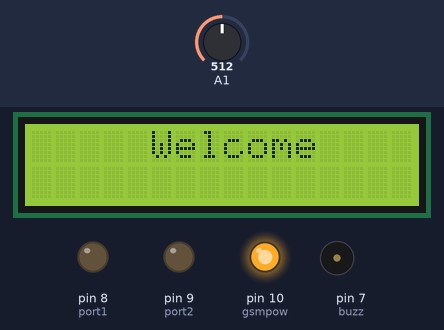
Recording of a sketch running on a simulated Arduino Uno, built with avr-gcc and run on an emulated ATmega328P. Parts: 16×2 character LCD, output pins drawn as LEDs (lit = HIGH), buzzer (waves = sounding, pin HIGH). The inputs (shaded band) are chosen by the test bench; at power-on: A1 = 512. The modem accepts every AT command (registered, SIM ready, sends succeed) and sends nothing else; what the sketch prints to the serial monitor is not drawn.

Above: at 1.6 s.
At 2.6 s:
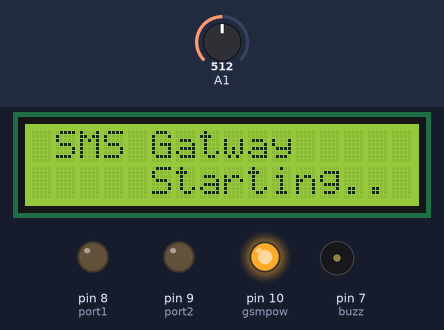
At 7.6 s:
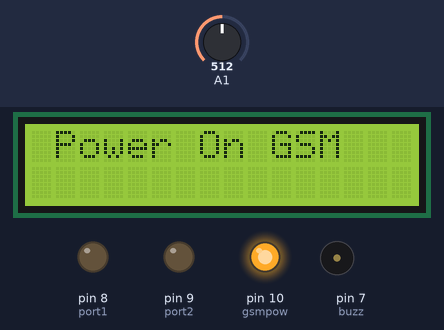
At 10.8 s:
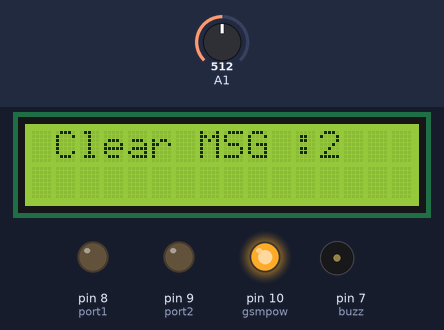
Timing chart, 0 to 12.3 s (numbered marks = the images above):
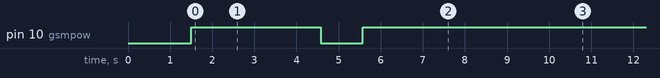

Measured:
- what the display in image 0 shows lasts 1.0 s, from 1.6 s to 2.6 s

The sketch:

v3.ino
```cpp
#include <SoftwareSerial.h>
#include <LiquidCrystal.h>
#define Vref 4.95

SoftwareSerial sms(2,3); // RX | TX
const int port1=8;
const int port2=9;
const int gsmpow=10;
const int aCpow=5;
const int buzz=7;
int sensorValue = 0;
int sensorPHValue;
int m;
long sensorSum;
int i =0;
String msg="";
String cmd="";
LiquidCrystal lcd(4,13,A2,A3,A4,A5);
void setup()
{
   for(int i=0; i<300; i++)
      {
           digitalWrite(buzz, HIGH);
           delay(5);
           digitalWrite(buzz, LOW);
      }
     pinMode(aCpow, INPUT_PULLUP);
     Serial.begin(2400);
     sms.begin(2400);

     pinMode(port1, OUTPUT);
     pinMode(port2, OUTPUT);
     pinMode(buzz,OUTPUT);
     pinMode(gsmpow, OUTPUT);
     digitalWrite(gsmpow, HIGH);
     lcd.begin(16, 2);
     lcd.setCursor(5, 0);
     lcd.print("Welcome");
     delay(1000);
     lcd.clear();
     lcd.setCursor(1, 0);
     lcd.print("SMS Gatway");
     lcd.setCursor(5, 1);
     lcd.print("Starting..");
     delay(1000);
     lcd.clear();
     sensorPHValue = analogRead(A1);
     Serial.println(7-1000*(sensorPHValue-372)*Vref/59.16/1023);

     if(sensorValue<350)
     {
        gsmPower();
        lcd.clear();
        lcd.setCursor(1, 0);
        lcd.print("Power On GSM ");
     }
     else
     {
       Serial.println(sensorValue);
     }

     delay(1000);
     sms.print("at+ifc=1\r");
     while(sms.available())
    {
        Serial.write(sms.read());
    }


    for(int i=0;i<3;i++)
     {
        lcd.clear();
       lcd.setCursor(1, 0);
       lcd.print("Clear MSG :");
       lcd.print(i);
      delsms();
    }


}

void loop()
{
 sensorPHValue = analogRead(A1);
     Serial.println(7-1000*(sensorPHValue-372)*Vref/59.16/1023);

     delay(2000);
//    lcd.clear();
//     lcd.setCursor(1, 0);
//     lcd.print("GSM  RO  PLANT");
//       lcd.setCursor(5, 1);
//     lcd.print("START");
//  sensorValue = analogRead(A0);
//     if(sensorValue<350)
//     {
//        gsmPower();
//        lcd.clear();
//        lcd.setCursor(1, 0);
//        lcd.print("Power On GSM ");
//     }
//    readSms();
  // if( digitalRead(aCpow))
   //{
    // Serial.println( "Ac Power ON ");
    // lcd.clear();
    // lcd.setCursor(1, 0);
    // lcd.print("Ac Power OK");
   //}
  // else
  // {
    // Serial.println( "Ac Power OFF");


         // lcd.clear();
         // lcd.setCursor(1, 0);
         // lcd.print("Ac Power OFF");
  // }

//
//   delay(300);
//     while(Serial.available())
//    {
//        sms.write(Serial.read());
//    }
}
void sendSmsOn()
{
  delay(1000);
  sms.print("AT+CMGF=1\r");
  while(sms.available())
    {
        Serial.write(sms.read());
    }
  delay(500);
  sms.println("AT + CMGS =\"+94769840923\"");
   while(sms.available())
    {
        Serial.write(sms.read());
    }
  delay(500);
  sms.println(",on,");
  lcd.clear();
  lcd.setCursor(1, 0);
  lcd.print("Send Reply ON");
   if (sms.available())
    {
        Serial.write(sms.read());
    }
  delay(500);
  sms.write(0x1A);
  if (sms.available())
    {
        Serial.write(sms.read());
    }
  delay(500);
  Serial.write("send");
}
void sendSmsOff()
{
  delay(1000);
  sms.print("AT+CMGF=1\r");
  if (sms.available())
    {
        Serial.write(sms.read());
    }
  delay(500);
  sms.println("AT + CMGS =\"+94769840923\"");
   while(sms.available())
    {
        Serial.write(sms.read());
    }
  delay(500);
  sms.println(",off,");
  sms.write(0x1A);
  lcd.clear();
  lcd.setCursor(1, 0);
  lcd.print("Send Reply Off");
  while(sms.available())
    {
        Serial.write(sms.read());
    }
  delay(500);

  if (sms.available())
    {
        Serial.write(sms.read());
    }
  delay(500);
  Serial.write("send");
}
void readSms()
{
    sms.print("AT+CMGR=1");
    sms.write(0x0D);
    sms.write(0x0A);
    msg=sms.readString();
   // Serial.println(msg);
    cmd=msg.substring(73,79);
    Serial.println(cmd);
  if((cmd.equals("1*2#on")))
  {
     digitalWrite(port1,HIGH);
     Serial.println("LED On");
     lcd.clear();
     lcd.setCursor(1, 0);
     lcd.print("Power ON");
     delsms();
     sendSmsOn();

      for(int i=0; i<800; i++)
      {
           digitalWrite(buzz, HIGH);
           delay(5);
           digitalWrite(buzz, LOW);
      }

       lcd.clear();
     lcd.setCursor(1, 0);
     lcd.print("Power ON");
  }

  if(cmd.equals("1*2#ff"))
  {
      digitalWrite(port1,LOW);
      Serial.println("LED Off");
      lcd.clear();
      lcd.setCursor(1, 0);
      lcd.print("POWER OFF");
      delsms();
      sendSmsOff();


      for(int i=0; i<20; i++)
      {
           digitalWrite(buzz, HIGH);
           delay(5);
           digitalWrite(buzz, LOW);
      }

      lcd.clear();
      lcd.setCursor(1, 0);
      lcd.print("POWER OFF");

      delay(3000);

      for(int i=0; i<20; i++)
      {
           digitalWrite(buzz, HIGH);
           delay(5);
           digitalWrite(buzz, LOW);
      }
  }


}

void delsms()
{
   sms.print("AT+CMGD=1");
   sms.write(0x0D);
   sms.write(0x0A);
   while(sms.available())
    {
        Serial.write(sms.read());
    }

    Serial.println("dell sms");
    delay(1000);
}


void gsmPower()
{
  delay(1000);
  digitalWrite(gsmpow, LOW);
  delay(1000);
  digitalWrite(gsmpow, HIGH);
  delay(2000);
}
```
